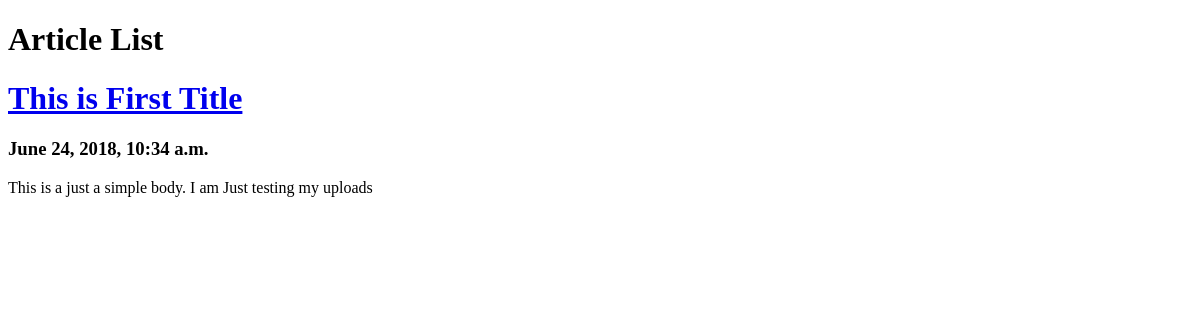
The page /articles/ on the database as committed earlier.
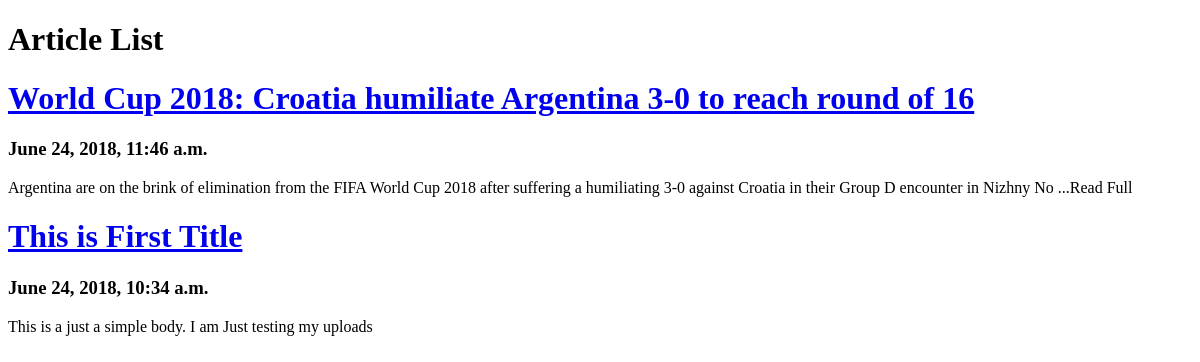
The same page on the database as committed later.
### articles/models.py (models this page shows, shortened)
class Article(models.Model):
    title = models.CharField(max_length=100)
    slug = models.SlugField()
    body = models.TextField()
    date = models.DateTimeField(auto_now_add='True')
    def article_body_view(self):
        if len(self.body)>160:
            return self.body[:160] + ' ...Read Full'
        else:
            return self.body

### articles/views.py (the view)
def index(request):
    articles = Article.objects.all().order_by('-date')
    return render(request, 'articles/article_list.html',{'all_articles':articles})

### articles/templates/articles/article_list.html (shortened to what this page needs)
<!DOCTYPE html>
<html lang="en" dir="ltr">
  <head>
  </head>
  <body>
    <h1>Article List</h1>
    <div>
      {% for article in all_articles %}
        <h1><a href="#">{{ article.title }}</a></h1>
        <h3> {{ article.date }}</h3>
        <p> {{ article.article_body_view }}</p>
      {% endfor %}
    </div>
  </body>
</html>

Rows that differ between the two databases and show on the page:
added Article: title "World Cup 2018: Croatia humiliate Argentina 3-0 to reach round of 16", date "June 24, 2018, 11:46 a.m.", article_body_view "Argentina are on the brink of elimination from the FIFA World Cup 2018 after suffering a humiliating 3-0 against Croatia in their Group D encounter in Nizhny No ...Read Full"
